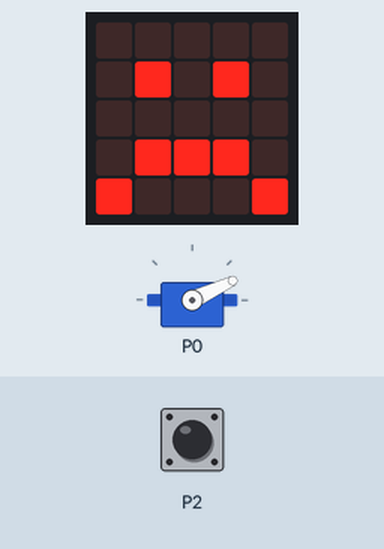
Bench run of a program on a simulated BBC micro:bit (MakeCode). Shown: the board's 5×5 LED display, servo. Inputs (shaded band) come from the test bench.

Above: at 1.8 s.
1.9 s: touch pin P2 pressed for 0.15 s
At 3.3 s:
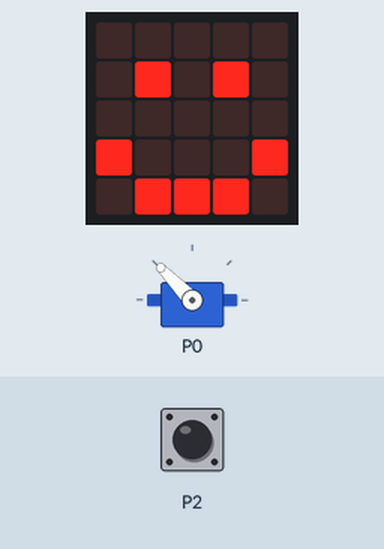
5.0 s: touch pin P2 pressed for 3.2 s
At 5.4 s:
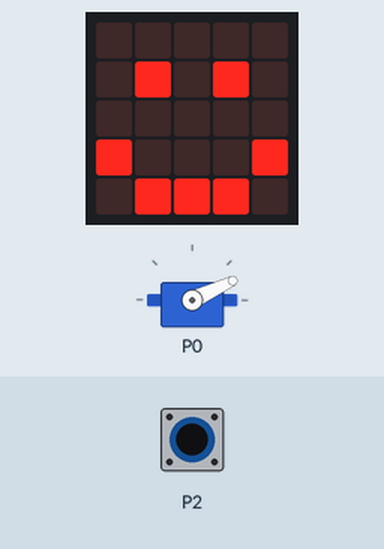
Timing chart, 0 to 10.3 s (numbered marks = the images above; inputs shaded):
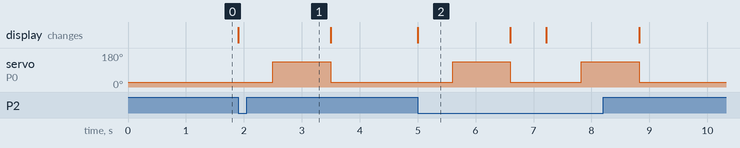

Measured:
- after the input at 1.9 s, servo on P0: 25° → 134° after 0.60 s, → 25° 1.0 s later; the display: changes at once (image 1)
- after the input at 5.0 s, servo on P0: alternates 134° for 1.0 s and 25° for 1.2 s, 4 changes in all, then stays 25°, starting after 0.60 s; the display: changes at once (image 2)
- what the display in image 2 shows lasts 1.6 s, from 5.0 s to 6.6 s

The program:

main.ts
```typescript
basic.showIcon(IconNames.Sad)
servos.P0.setAngle(25)
basic.forever(function () {
    if (input.pinIsPressed(TouchPin.P2)) {
        basic.showIcon(IconNames.Happy)
        servos.P0.setAngle(134)
        basic.pause(1000)
        servos.P0.setAngle(25)
        basic.showIcon(IconNames.Sad)
    }
})
```

test.ts
```typescript
// aquí va el archivo "tests"; esto no se compilará cuando este paquete se utilice como una extensión.
```
